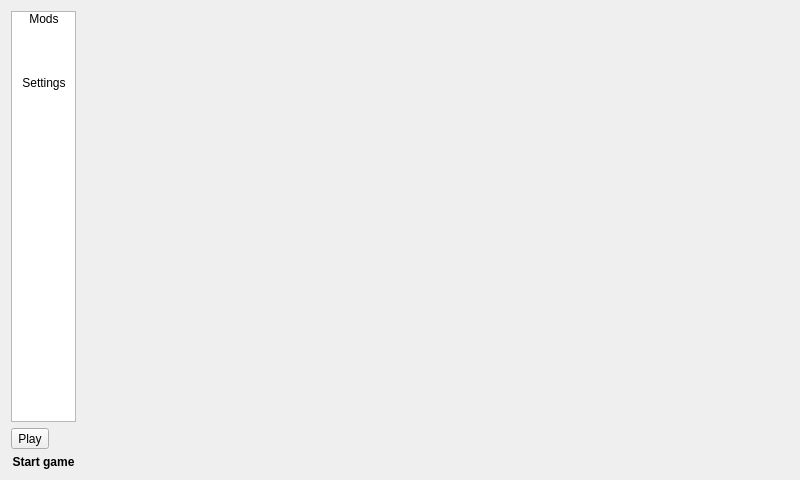
<?xml version="1.0" encoding="UTF-8"?>
<ui version="4.0">
 <class>MainWindow</class>
 <widget class="QMainWindow" name="MainWindow">
  <property name="geometry">
   <rect>
    <x>0</x>
    <y>0</y>
    <width>800</width>
    <height>480</height>
   </rect>
  </property>
  <property name="sizePolicy">
   <sizepolicy hsizetype="Preferred" vsizetype="Preferred">
    <horstretch>0</horstretch>
    <verstretch>0</verstretch>
   </sizepolicy>
  </property>
  <property name="windowTitle">
   <string>VCMI Launcher</string>
  </property>
  <property name="windowIcon">
   <iconset>
    <normaloff>icons:menu-game.png</normaloff>icons:menu-game.png</iconset>
  </property>
  <property name="iconSize">
   <size>
    <width>64</width>
    <height>64</height>
   </size>
  </property>
  <widget class="QWidget" name="centralWidget">
   <layout class="QGridLayout" name="gridLayout">
    <item row="0" column="0">
     <widget class="QListWidget" name="tabSelectList">
      <property name="sizePolicy">
       <sizepolicy hsizetype="Minimum" vsizetype="Expanding">
        <horstretch>0</horstretch>
        <verstretch>0</verstretch>
       </sizepolicy>
      </property>
      <property name="maximumSize">
       <size>
        <width>65</width>
        <height>16777215</height>
       </size>
      </property>
      <property name="verticalScrollBarPolicy">
       <enum>Qt::ScrollBarAlwaysOff</enum>
      </property>
      <property name="horizontalScrollBarPolicy">
       <enum>Qt::ScrollBarAlwaysOff</enum>
      </property>
      <property name="editTriggers">
       <set>QAbstractItemView::NoEditTriggers</set>
      </property>
      <property name="showDropIndicator" stdset="0">
       <bool>false</bool>
      </property>
      <property name="dragDropMode">
       <enum>QAbstractItemView::NoDragDrop</enum>
      </property>
      <property name="selectionBehavior">
       <enum>QAbstractItemView::SelectRows</enum>
      </property>
      <property name="iconSize">
       <size>
        <width>48</width>
        <height>64</height>
       </size>
      </property>
      <property name="movement">
       <enum>QListView::Static</enum>
      </property>
      <property name="resizeMode">
       <enum>QListView::Fixed</enum>
      </property>
      <property name="spacing">
       <number>0</number>
      </property>
      <property name="gridSize">
       <size>
        <width>64</width>
        <height>64</height>
       </size>
      </property>
      <property name="viewMode">
       <enum>QListView::IconMode</enum>
      </property>
      <property name="uniformItemSizes">
       <bool>true</bool>
      </property>
      <property name="wordWrap">
       <bool>true</bool>
      </property>
      <property name="selectionRectVisible">
       <bool>false</bool>
      </property>
      <property name="currentRow">
       <number>-1</number>
      </property>
      <item>
       <property name="text">
        <string>Mods</string>
       </property>
       <property name="icon">
        <iconset>
         <normaloff>icons:menu-mods.png</normaloff>icons:menu-mods.png</iconset>
       </property>
      </item>
      <item>
       <property name="text">
        <string>Settings</string>
       </property>
       <property name="icon">
        <iconset>
         <normaloff>icons:menu-settings.png</normaloff>icons:menu-settings.png</iconset>
       </property>
      </item>
     </widget>
    </item>
    <item row="1" column="0">
     <widget class="QToolButton" name="startGameButon">
      <property name="text">
       <string>Play</string>
      </property>
      <property name="icon">
       <iconset>
        <normaloff>icons:menu-game.png</normaloff>icons:menu-game.png</iconset>
      </property>
      <property name="iconSize">
       <size>
        <width>60</width>
        <height>60</height>
       </size>
      </property>
      <property name="checkable">
       <bool>false</bool>
      </property>
      <property name="checked">
       <bool>false</bool>
      </property>
      <property name="toolButtonStyle">
       <enum>Qt::ToolButtonIconOnly</enum>
      </property>
     </widget>
    </item>
    <item row="2" column="0">
     <widget class="QLabel" name="startGameTitle">
      <property name="font">
       <font>
        <weight>75</weight>
        <bold>true</bold>
       </font>
      </property>
      <property name="text">
       <string>Start game</string>
      </property>
      <property name="alignment">
       <set>Qt::AlignCenter</set>
      </property>
     </widget>
    </item>
    <item row="0" column="1" rowspan="3">
     <widget class="QStackedWidget" name="tabListWidget">
      <property name="enabled">
       <bool>true</bool>
      </property>
      <property name="sizePolicy">
       <sizepolicy hsizetype="Expanding" vsizetype="Expanding">
        <horstretch>0</horstretch>
        <verstretch>0</verstretch>
       </sizepolicy>
      </property>
      <property name="currentIndex">
       <number>1</number>
      </property>
      <widget class="CModListView" name="stackedWidgetPage2"/>
      <widget class="CSettingsView" name="stackedWidgetPage3"/>
     </widget>
    </item>
   </layout>
  </widget>
 </widget>
 <layoutdefault spacing="6" margin="11"/>
 <customwidgets>
  <customwidget>
   <class>CModListView</class>
   <extends>QWidget</extends>
   <header>modManager/cmodlistview.h</header>
   <container>1</container>
  </customwidget>
  <customwidget>
   <class>CSettingsView</class>
   <extends>QWidget</extends>
   <header>settingsView/csettingsview.h</header>
   <container>1</container>
  </customwidget>
 </customwidgets>
 <tabstops>
  <tabstop>tabSelectList</tabstop>
  <tabstop>startGameButon</tabstop>
 </tabstops>
 <resources/>
 <connections/>
</ui>
